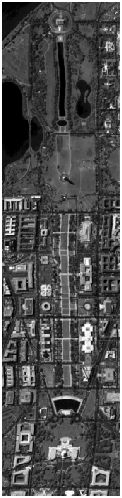
%> input picture data/avg_q1.png, 122 x 498 px
$ octave gnr_Q2_190040131.m   (GNU Octave 9; MATLAB toolbox functions it lacks are replaced by stand-ins)
%> lines starting %> are read from the running program, lines starting %| are printed output that depends on the picture
I = imread('avg_q1.png');
%> I is the input picture: size 498x122x3 uint8; min 0, max 255, mean 79.6
imshow(I)

[L,Centers] = imsegkmeans(I,10);
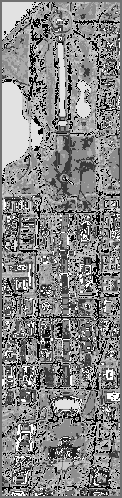
%> L: size 498x122 uint8; min 1, max 10, mean 5.72; drawn with min black and max white
%> Centers = [33 33 33; 199 199 199; 101 101 101; 129 129 129; 253 253 253; 82 82 82; 66 66 66; 50 50 50; 9 9 9; 161 161 161]
B = labeloverlay(I,L);
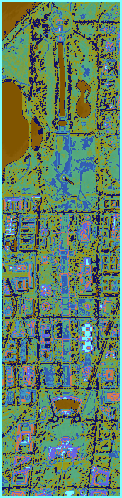
%> B: size 498x122x3 uint8; mean R, G, B 99.4, 130.7, 102.6
imshow(B)

subplot(1,2,1), imshow(I),title('Original Image');
subplot(1,2,2), imshow(B), title('Labeled Image');
